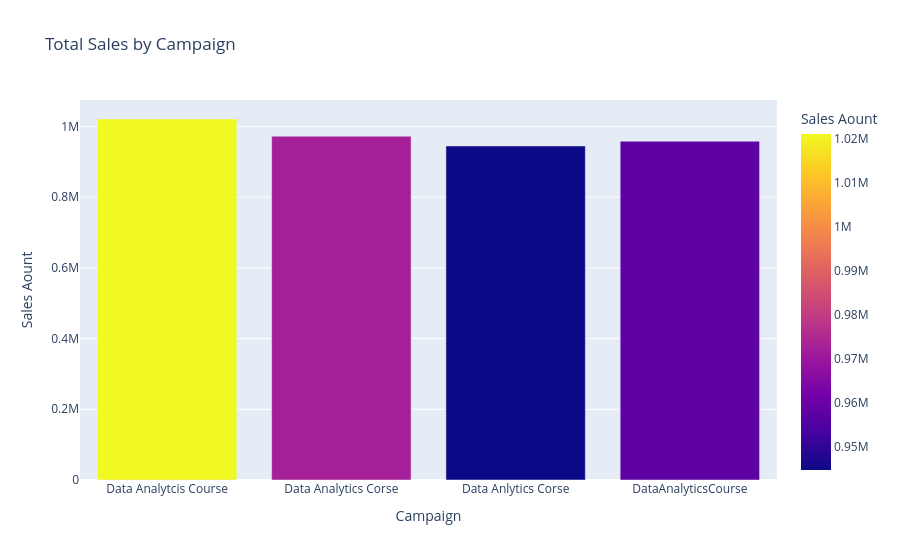

Here is the notebook cell this chart was saved with:
### Markdown cell above
<h2 style="color:green; font-size:20px";>Total Sales By Campaign</h2>

### Code cell
sales_campaign=df.groupby('Campaign_Name')['Sale_Amount'].sum().reset_index()
fig=px.bar(
           sales_campaign,
           x='Campaign_Name',
           y='Sale_Amount',
           color='Sale_Amount',
           title='Total Sales by Campaign',
           labels={
                    'Campaign_Name':'Campaign',
                    'Sale_Amount':'Sales Aount'
           }
)
fig.show()

### Figure 1 — Plotly figure (JSON) as saved in the notebook; plotly's stock layout.template omitted (floating-point values rounded to 4 significant figures)
{"data": [{"hovertemplate": "Campaign=%{x}<br>Sales Aount=%{marker.color}<extra></extra>", "legendgroup": "", "marker": {"color": [1021000.0, 972400.0, 944800.0, 958200.0], "coloraxis": "coloraxis", "pattern": {"shape": ""}}, "name": "", "orientation": "v", "showlegend": false, "textposition": "auto", "type": "bar", "x": ["Data Analytcis Course", "Data Analytics Corse", "Data Anlytics Corse", "DataAnalyticsCourse"], "xaxis": "x", "y": [1021000.0, 972400.0, 944800.0, 958200.0], "yaxis": "y"}], "layout": {"barmode": "relative", "coloraxis": {"colorbar": {"title": {"text": "Sales Aount"}}, "colorscale": [[0, "#0d0887"], [0.1111, "#46039f"], [0.2222, "#7201a8"], [0.3333, "#9c179e"], [0.4444, "#bd3786"], [0.5556, "#d8576b"], [0.6667, "#ed7953"], [0.7778, "#fb9f3a"], [0.8889, "#fdca26"], [1, "#f0f921"]]}, "legend": {"tracegroupgap": 0}, "title": {"text": "Total Sales by Campaign"}, "xaxis": {"anchor": "y", "domain": [0, 1], "title": {"text": "Campaign"}}, "yaxis": {"anchor": "x", "domain": [0, 1], "title": {"text": "Sales Aount"}}}}
